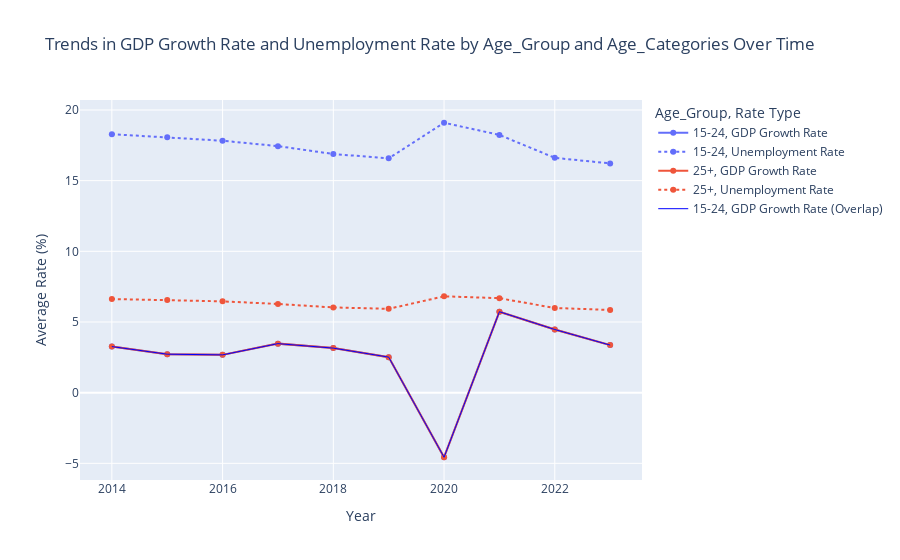

The cell this chart's notebook holds for it:
### Markdown cell above
### Step 4: Analyze Trends in GDP Growth Rate and Unemployment Rate by Age_Group and Age_Categories Over Time -- Line Plot
##### This step allows us to examine trends across years and identify whether there are any consistent patterns or differences by age.

### Code cell
# Group data by Year, Age_Group, and Age_Categories, calculating the mean
trends_age = reshaped_df.groupby(['Year', 'Age_Group', 'Age_Categories'])[['GDP Growth Rate', 'Unemployment Rate']].mean().reset_index()

# Display the trends
print('Trends in GDP Growth Rate and Unemployment Rate by Age_Group and Age_Categories Over Time')
display(trends_age)

# Reshape the data for plotting
melted_trends_age = trends_age.melt(
    id_vars = ['Year', 'Age_Group', 'Age_Categories'],
    value_vars = ['GDP Growth Rate', 'Unemployment Rate'],
    var_name = 'Rate Type',
    value_name = 'Rate'
)

# Create a line plot
fig = px.line(
    melted_trends_age,
    x = 'Year',
    y = 'Rate',
    color = 'Age_Group',
    line_dash = 'Rate Type',  # Differentiates GDP and Unemployment
    title = 'Trends in GDP Growth Rate and Unemployment Rate by Age_Group and Age_Categories Over Time',
    labels = {'Rate': 'Average Rate (%)', 'Year': 'Year', 'Rate Type': 'Rate Type'},
    markers = True
)

overlap_data = melted_trends_age[(melted_trends_age['Age_Group'] == '15-24') & (melted_trends_age['Rate Type'] == 'GDP Growth Rate')]

fig.add_trace(
    go.Scatter(
        x = overlap_data['Year'],
        y = overlap_data['Rate'],
        mode = 'lines',
        line = dict(color = 'blue', width=1),
        name = '15-24, GDP Growth Rate (Overlap)',
    )
)

fig.show()

# 1. GDP Growth Rate:
# - Youth (15-24) and Adults (25+) GDP growth rates overlap entirely, showing no variation between the two groups.
# - Both age groups experienced a significant decline in 2020 (likely due to COVID-19) with a recovery in 2021.
# - The overlap indicates that economic growth trends impact both Youth and Adults similarly over the analyzed period.

# 2. Unemployment Rate:
# - Youth consistently have higher unemployment rates than Adults throughout the years.
# - Youth unemployment shows more variability, indicating that younger individuals may be more sensitive to economic changes.
# - Both age groups show a gradual decline in unemployment rates from 2014 to 2023, with Youth consistently experiencing higher rates.

### Figure 1 — Plotly figure (JSON) as saved in the notebook; plotly's stock layout.template omitted (floating-point values rounded to 4 significant figures)
{"data": [{"hovertemplate": "Age_Group=15-24<br>Rate Type=GDP Growth Rate<br>Year=%{x}<br>Average Rate (%)=%{y}<extra></extra>", "legendgroup": "15-24, GDP Growth Rate", "line": {"color": "#636efa", "dash": "solid"}, "marker": {"symbol": "circle"}, "mode": "markers+lines", "name": "15-24, GDP Growth Rate", "orientation": "v", "showlegend": true, "type": "scatter", "x": [2014, 2015, 2016, 2017, 2018, 2019, 2020, 2021, 2022, 2023], "xaxis": "x", "y": [3.26, 2.721, 2.674, 3.469, 3.152, 2.513, -4.57, 5.727, 4.469, 3.365], "yaxis": "y"}, {"hovertemplate": "Age_Group=15-24<br>Rate Type=Unemployment Rate<br>Year=%{x}<br>Average Rate (%)=%{y}<extra></extra>", "legendgroup": "15-24, Unemployment Rate", "line": {"color": "#636efa", "dash": "dot"}, "marker": {"symbol": "circle"}, "mode": "markers+lines", "name": "15-24, Unemployment Rate", "orientation": "v", "showlegend": true, "type": "scatter", "x": [2014, 2015, 2016, 2017, 2018, 2019, 2020, 2021, 2022, 2023], "xaxis": "x", "y": [18.29, 18.07, 17.82, 17.44, 16.89, 16.58, 19.1, 18.24, 16.61, 16.22], "yaxis": "y"}, {"hovertemplate": "Age_Group=25+<br>Rate Type=GDP Growth Rate<br>Year=%{x}<br>Average Rate (%)=%{y}<extra></extra>", "legendgroup": "25+, GDP Growth Rate", "line": {"color": "#EF553B", "dash": "solid"}, "marker": {"symbol": "circle"}, "mode": "markers+lines", "name": "25+, GDP Growth Rate", "orientation": "v", "showlegend": true, "type": "scatter", "x": [2014, 2015, 2016, 2017, 2018, 2019, 2020, 2021, 2022, 2023], "xaxis": "x", "y": [3.26, 2.721, 2.674, 3.469, 3.152, 2.513, -4.57, 5.727, 4.469, 3.365], "yaxis": "y"}, {"hovertemplate": "Age_Group=25+<br>Rate Type=Unemployment Rate<br>Year=%{x}<br>Average Rate (%)=%{y}<extra></extra>", "legendgroup": "25+, Unemployment Rate", "line": {"color": "#EF553B", "dash": "dot"}, "marker": {"symbol": "circle"}, "mode": "markers+lines", "name": "25+, Unemployment Rate", "orientation": "v", "showlegend": true, "type": "scatter", "x": [2014, 2015, 2016, 2017, 2018, 2019, 2020, 2021, 2022, 2023], "xaxis": "x", "y": [6.622, 6.561, 6.459, 6.276, 6.031, 5.931, 6.814, 6.684, 5.99, 5.851], "yaxis": "y"}, {"line": {"color": "blue", "width": 1}, "mode": "lines", "name": "15-24, GDP Growth Rate (Overlap)", "type": "scatter", "x": [2014, 2015, 2016, 2017, 2018, 2019, 2020, 2021, 2022, 2023], "y": [3.26, 2.721, 2.674, 3.469, 3.152, 2.513, -4.57, 5.727, 4.469, 3.365]}], "layout": {"legend": {"title": {"text": "Age_Group, Rate Type"}, "tracegroupgap": 0}, "title": {"text": "Trends in GDP Growth Rate and Unemployment Rate by Age_Group and Age_Categories Over Time"}, "xaxis": {"anchor": "y", "domain": [0, 1], "title": {"text": "Year"}}, "yaxis": {"anchor": "x", "domain": [0, 1], "title": {"text": "Average Rate (%)"}}}}
